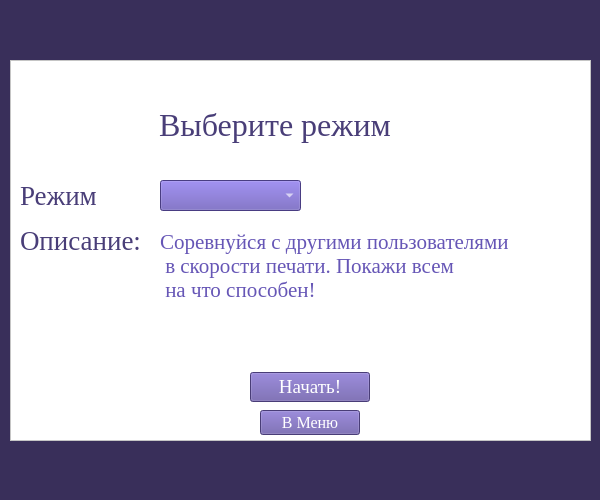
    <widget class="QWidget" name="Modes">
     <property name="sizePolicy">
      <sizepolicy hsizetype="Fixed" vsizetype="Fixed">
       <horstretch>0</horstretch>
       <verstretch>0</verstretch>
      </sizepolicy>
     </property>
     <property name="minimumSize">
      <size>
       <width>600</width>
       <height>500</height>
      </size>
     </property>
     <property name="maximumSize">
      <size>
       <width>600</width>
       <height>500</height>
      </size>
     </property>
     <property name="styleSheet">
      <string notr="true">background-color: rgb(57, 47, 90);</string>
     </property>
     <widget class="QFrame" name="frame_2">
      <property name="geometry">
       <rect>
        <x>10</x>
        <y>60</y>
        <width>581</width>
        <height>381</height>
       </rect>
      </property>
      <property name="styleSheet">
       <string notr="true">background-color: rgb(255, 255, 255);</string>
      </property>
      <property name="frameShape">
       <enum>QFrame::StyledPanel</enum>
      </property>
      <property name="frameShadow">
       <enum>QFrame::Raised</enum>
      </property>
      <widget class="QPushButton" name="goFromModesBtn">
       <property name="geometry">
        <rect>
         <x>250</x>
         <y>350</y>
         <width>100</width>
         <height>25</height>
        </rect>
       </property>
       <property name="font">
        <font>
         <family>Times New Roman</family>
         <pointsize>12</pointsize>
        </font>
       </property>
       <property name="styleSheet">
        <string notr="true">background-color: rgb(102, 86, 166);
color: rgb(255, 255, 255);</string>
       </property>
       <property name="text">
        <string>В Меню</string>
       </property>
      </widget>
      <widget class="QLabel" name="chooseLabel_3">
       <property name="geometry">
        <rect>
         <x>149</x>
         <y>40</y>
         <width>291</width>
         <height>50</height>
        </rect>
       </property>
       <property name="font">
        <font>
         <family>Times New Roman</family>
         <pointsize>24</pointsize>
        </font>
       </property>
       <property name="styleSheet">
        <string notr="true">color: rgb(73, 62, 120);</string>
       </property>
       <property name="text">
        <string>Выберите режим</string>
       </property>
      </widget>
      <widget class="QComboBox" name="modesBox">
       <property name="geometry">
        <rect>
         <x>150</x>
         <y>120</y>
         <width>141</width>
         <height>31</height>
        </rect>
       </property>
       <property name="font">
        <font>
         <family>Times New Roman</family>
         <pointsize>12</pointsize>
        </font>
       </property>
       <property name="styleSheet">
        <string notr="true">background-color: rgb(102, 86, 182);
color: rgb(255, 255, 255);</string>
       </property>
      </widget>
      <widget class="QLabel" name="modeLabel_3">
       <property name="geometry">
        <rect>
         <x>10</x>
         <y>110</y>
         <width>101</width>
         <height>51</height>
        </rect>
       </property>
       <property name="font">
        <font>
         <family>Times New Roman</family>
         <pointsize>20</pointsize>
        </font>
       </property>
       <property name="styleSheet">
        <string notr="true">color: rgb(73, 62, 120);</string>
       </property>
       <property name="text">
        <string>Режим</string>
       </property>
      </widget>
      <widget class="QLabel" name="descLabel_3">
       <property name="geometry">
        <rect>
         <x>10</x>
         <y>170</y>
         <width>141</width>
         <height>21</height>
        </rect>
       </property>
       <property name="font">
        <font>
         <family>Times New Roman</family>
         <pointsize>20</pointsize>
        </font>
       </property>
       <property name="styleSheet">
        <string notr="true">color: rgb(73, 62, 120);</string>
       </property>
       <property name="text">
        <string>Описание:</string>
       </property>
      </widget>
      <widget class="QLabel" name="descModeLabel_3">
       <property name="geometry">
        <rect>
         <x>150</x>
         <y>170</y>
         <width>401</width>
         <height>101</height>
        </rect>
       </property>
       <property name="font">
        <font>
         <family>Times New Roman</family>
         <pointsize>16</pointsize>
        </font>
       </property>
       <property name="styleSheet">
        <string notr="true">color: rgb(102, 86, 182);</string>
       </property>
       <property name="text">
        <string>Соревнуйся с другими пользователями 
 в скорости печати. Покажи всем 
 на что способен!</string>
       </property>
       <property name="alignment">
        <set>Qt::AlignLeading|Qt::AlignLeft|Qt::AlignTop</set>
       </property>
      </widget>
      <widget class="QPushButton" name="startCurModeBtn">
       <property name="geometry">
        <rect>
         <x>240</x>
         <y>312</y>
         <width>120</width>
         <height>30</height>
        </rect>
       </property>
       <property name="font">
        <font>
         <family>Times New Roman</family>
         <pointsize>14</pointsize>
        </font>
       </property>
       <property name="styleSheet">
        <string notr="true">background-color: rgb(102, 86, 166);
color: rgb(255, 255, 255);</string>
       </property>
       <property name="text">
        <string>Начать!</string>
       </property>
      </widget>
     </widget>
    </widget>
